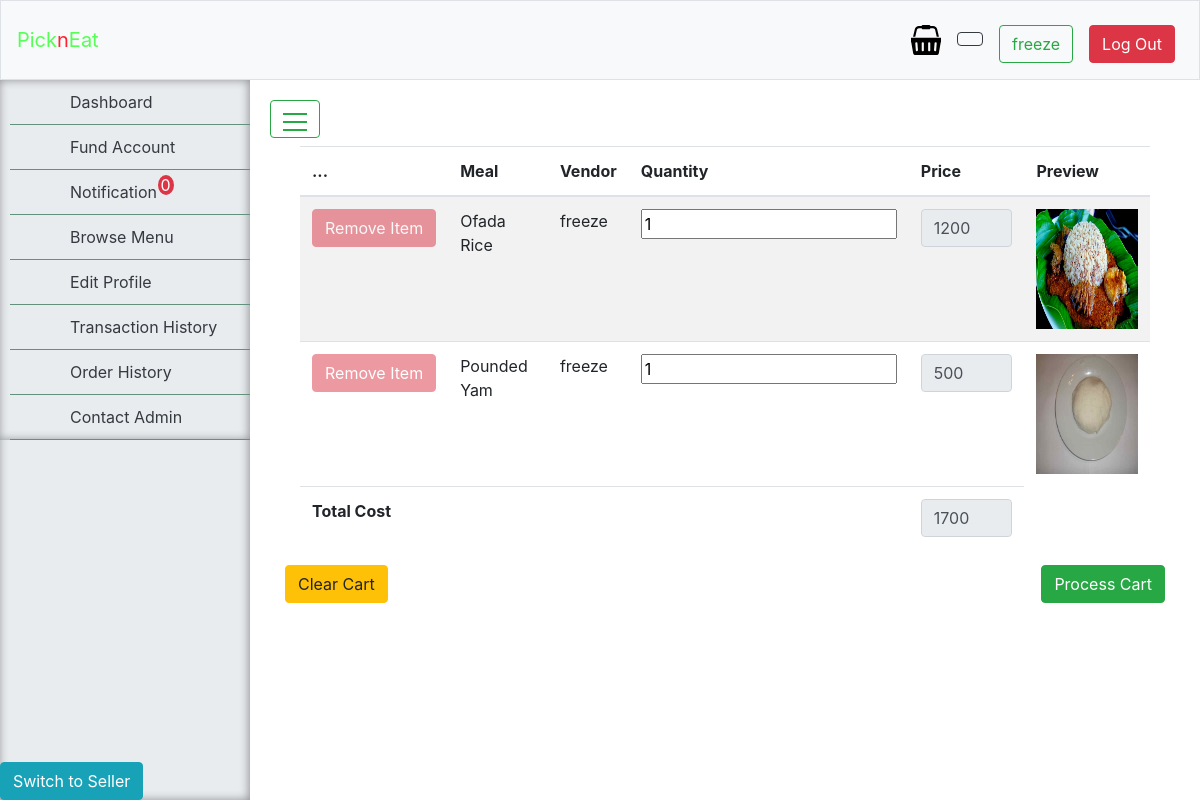
The app's page /display_cart (signed in) with its own data.
### tables this page shows
CREATE TABLE "menu" (
	"id"	INTEGER NOT NULL PRIMARY KEY AUTOINCREMENT UNIQUE,
	"image"	TEXT NOT NULL,
	"vendor"	TEXT NOT NULL,
	"status"	TEXT NOT NULL DEFAULT 'available',
	"vendor_status"	TEXT NOT NULL DEFAULT 'active',
	"time_stamp"	TEXT NOT NULL,
	"name"	TEXT NOT NULL,
	"price"	NUMERIC NOT NULL,
	"description"	TEXT
);

### router/router.py (the view)
    @app.route("/display_cart")
    @login_required
    def display_cart():
        return display_cart_handler(database)

### application.py (called while the page is built)
@app.after_request
def after_request(response):
    response.headers["Cache-Control"] = "no-cache, no-store, must-revalidate"
    response.headers["Expires"] = 0
    response.headers["Pragma"] = "no-cache"
    return response

### controllers/user.py (called while the page is built)
def login_required(f):
    @wraps(f)
    def decorated_function(*args, **kwargs):
        if not session.get("username"):
            return redirect("/login")
        return f(*args, **kwargs)
    return decorated_function

### templates/display_cart.html (shortened to what this page needs)
{%extends "layout2.html" %}
{% block main %}
    {% if cart_menu %}
        <form action="/process_cart" method="POST">
            <div class="container">
                <table action="/process_cart" method="POST" id="table_id" class="table table-striped" style="width:100%">
                        <thead>
                            <tr>
                                <th>...</th>
                                <th>Meal</th>
                                <th>Vendor</th>
                                <th>Quantity</th>
                                <th>Price</th>
                                <th>Preview</th>
                            </tr>
                        </thead>
                        <tbody>
                            {% for order in cart_menu %}
                                <tr>
                                    <td>
                                        <a href="/delete_cart/{{order['id']}}">
                                            <button type="button" class="close btn-danger" aria-label="Close">
                                                <input type="button" class="btn btn-danger" value="Remove Item">                                                </span>
                                            </button>
                                        </a>
                                    </td>
                                    <td>
                                        {{order['name']}}
                                    </td>
                                    <td>
                                        {{order['vendor']}}</td>
                                    <td>
                                        <input type="number" class="form-control1"  value="{{order['quantity']}}" name="{{order['id']}}">
                                    </td>
                                    <td>
                                        <input type="text" class="form-control" readonly value="{{order['price']}}" name="price" >
                                    </td>
                                    <td>
                                        <img src="{{order['image']}}" style="width:20vw; height:10vw" alt="Cannot Display Food Preview" class="img-fluid">
                                    </td>
                                </tr>
                            {% endfor %}
                        </tbody>
                        <tfoot>
                            <tr>
                                <th colspan="4">
                                    Total Cost
                                </th>
                                <th>
                                    <input type="text" class="form-control"  readonly id="total_cost" value="{{total}}" name="">
                                </th>
                            </tr>
                        </tfoot>
                    </table>
            </div>
            <div class="form-group">
                <a href="/clear_cart">
                    <input type="button" value="Clear Cart" class="btn btn-warning float-left">
                </a>
                <input type="submit" value="Process Cart" class="btn btn-success float-right">
            </div>
        </form>
    {% endif %}
{% endblock %}

### static/styles.css (style rules this page uses)
a:link { text-decoration: none; }

### records on screen
menu: name "Ofada Rice", vendor "freeze", quantity "1", price "1200", image (picture)
menu: name "Pounded Yam", vendor "freeze", quantity "1", price "500", image (picture)

### other values on screen
{{ session["username"] }} "freeze"
